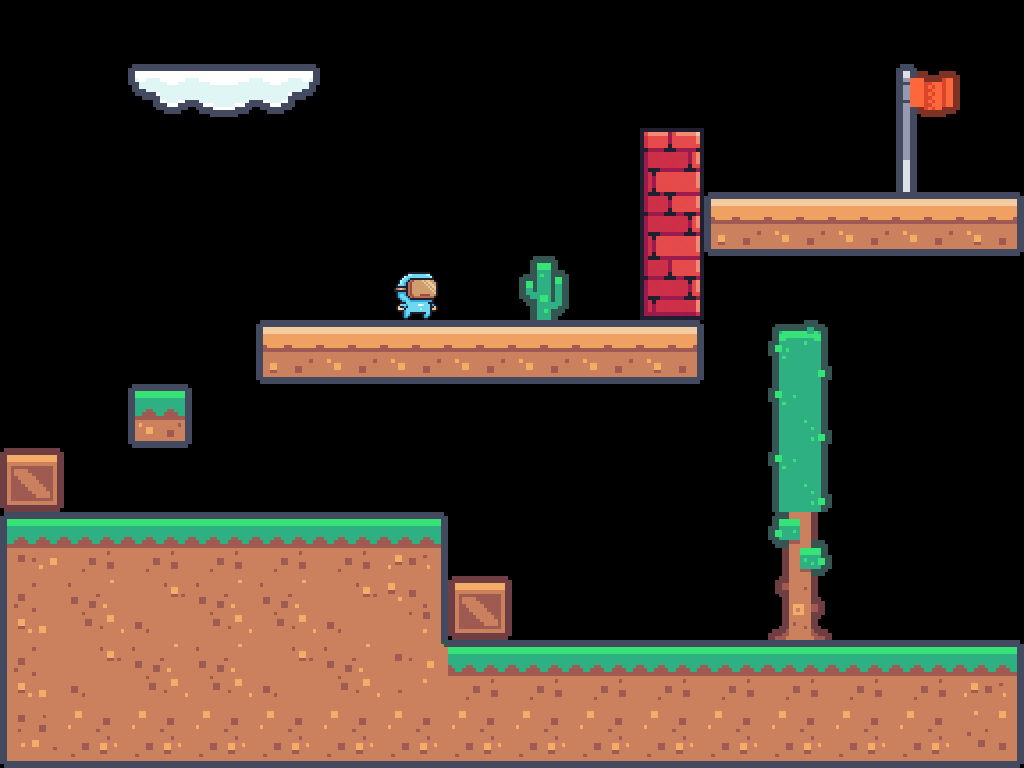

A level layout from a 2D game, rendered from its tile map. Below: a short description, then the map file with its tile-grid data intact:
An orthogonal 16x12 tile map with 64x64 px tiles, 7 tile layers (Background, NPC, Finish, Spike, ...), 3 tilesets and 3 objects (Apple, Banana, Player).

<map version="1.10" tiledversion="1.11.0" orientation="orthogonal" renderorder="right-down" width="16" height="12" tilewidth="64" tileheight="64" infinite="0" nextlayerid="10" nextobjectid="9">
 <tileset firstgid="1" name="tileset" tilewidth="64" tileheight="64" tilecount="180" columns="20">
  <image source="../assets/Tileset/tileset.png" width="1280" height="576" />
 </tileset>
 <tileset firstgid="181" name="wall" tilewidth="64" tileheight="64" tilecount="3" columns="1">
  <image source="../assets/Tileset/wall.png" width="64" height="192" />
 </tileset>
 <tileset firstgid="184" name="npc" tilewidth="64" tileheight="64" tilecount="1" columns="1">
  <image source="../assets/Tileset/npc.png" width="64" height="64" />
 </tileset>
 <layer id="3" name="Background" width="16" height="12">
  <data encoding="csv">
0,0,0,0,0,0,0,0,0,0,0,0,0,0,0,0,
0,0,154,155,156,0,0,0,0,0,0,0,0,0,0,0,
0,0,0,0,0,0,0,0,0,0,0,0,0,0,0,0,
0,0,0,0,0,0,0,0,0,0,0,0,0,0,0,0,
0,0,0,0,0,0,0,0,128,0,0,0,0,0,0,0,
0,0,0,0,0,0,0,0,0,0,0,0,37,0,0,0,
0,0,0,0,0,0,0,0,0,0,0,0,57,0,0,0,
0,0,0,0,0,0,0,0,0,0,0,0,57,0,0,0,
0,0,0,0,0,0,0,0,0,0,0,0,97,0,0,0,
0,0,0,0,0,0,0,0,0,0,0,0,138,0,0,0,
0,0,0,0,0,0,0,0,0,0,0,0,0,0,0,0,
0,0,0,0,0,0,0,0,0,0,0,0,0,0,0,0
</data>
 </layer>
 <layer id="6" name="NPC" width="16" height="12">
  <data encoding="csv">
0,0,0,0,0,0,0,0,0,0,0,0,0,0,0,0,
0,0,0,0,0,0,0,0,0,0,0,0,0,0,0,0,
0,0,0,0,0,0,0,0,0,0,0,0,0,0,0,0,
0,0,0,0,0,0,0,0,0,0,0,0,0,0,0,0,
0,0,0,0,0,0,184,0,0,0,0,0,0,0,0,0,
0,0,0,0,0,0,0,0,0,0,0,0,0,0,0,0,
0,0,0,0,0,0,0,0,0,0,0,0,0,0,0,0,
0,0,0,0,0,0,0,0,0,0,0,0,0,0,0,0,
0,0,0,0,0,0,0,0,0,0,0,0,0,0,0,0,
0,0,0,0,0,0,0,0,0,0,0,0,0,0,0,0,
0,0,0,0,0,0,0,0,0,0,0,0,0,0,0,0,
0,0,0,0,0,0,0,0,0,0,0,0,0,0,0,0
</data>
 </layer>
 <layer id="4" name="Finish" width="16" height="12">
  <data encoding="csv">
0,0,0,0,0,0,0,0,0,0,0,0,0,0,0,0,
0,0,0,0,0,0,0,0,0,0,0,0,0,0,112,0,
0,0,0,0,0,0,0,0,0,0,0,0,0,0,132,0,
0,0,0,0,0,0,0,0,0,0,0,0,0,0,0,0,
0,0,0,0,0,0,0,0,0,0,0,0,0,0,0,0,
0,0,0,0,0,0,0,0,0,0,0,0,0,0,0,0,
0,0,0,0,0,0,0,0,0,0,0,0,0,0,0,0,
0,0,0,0,0,0,0,0,0,0,0,0,0,0,0,0,
0,0,0,0,0,0,0,0,0,0,0,0,0,0,0,0,
0,0,0,0,0,0,0,0,0,0,0,0,0,0,0,0,
0,0,0,0,0,0,0,0,0,0,0,0,0,0,0,0,
0,0,0,0,0,0,0,0,0,0,0,0,0,0,0,0
</data>
 </layer>
 <objectgroup id="7" name="Fruits">
  <object id="7" name="Apple" x="36" y="226.667" width="64" height="64" />
  <object id="8" name="Banana" x="762.667" y="54.6667" width="64" height="64" />
 </objectgroup>
 <layer id="8" name="Spike" width="16" height="12">
  <data encoding="csv">
0,0,0,0,0,0,0,0,0,0,0,0,0,0,0,0,
0,0,0,0,0,0,0,0,0,0,0,0,0,0,0,0,
0,0,0,0,0,0,0,0,0,0,0,0,0,0,0,0,
0,0,0,0,0,0,0,0,0,0,0,0,0,0,0,0,
0,0,0,0,0,0,0,0,0,0,0,0,0,0,0,0,
0,0,0,0,0,0,0,0,0,0,0,0,0,0,0,0,
0,0,0,0,0,0,0,0,0,0,0,0,0,0,0,0,
0,0,0,0,0,0,0,0,0,0,0,0,0,0,0,0,
0,0,0,0,0,0,0,0,0,0,0,0,0,0,0,0,
0,0,0,0,0,0,0,0,0,0,0,0,0,0,0,0,
0,0,0,0,0,0,0,0,0,0,0,0,0,0,0,0,
0,0,0,0,0,0,0,0,0,0,0,0,0,0,0,0
</data>
 </layer>
 <layer id="9" name="Enemy" width="16" height="12">
  <data encoding="csv">
0,0,0,0,0,0,0,0,0,0,0,0,0,0,0,0,
0,0,0,0,0,0,0,0,0,0,0,0,0,0,0,0,
0,0,0,0,0,0,0,0,0,0,0,0,0,0,0,0,
0,0,0,0,0,0,0,0,0,0,0,0,0,0,0,0,
0,0,0,0,0,0,0,0,0,0,0,0,0,0,0,0,
0,0,0,0,0,0,0,0,0,0,0,0,0,0,0,0,
0,0,0,0,0,0,0,0,0,0,0,0,0,0,0,0,
0,0,0,0,0,0,0,0,0,0,0,0,0,0,0,0,
0,0,0,0,0,0,0,0,0,0,0,0,0,0,0,0,
0,0,0,0,0,0,0,0,0,0,0,0,0,0,0,0,
0,0,0,0,0,0,0,0,0,0,0,0,0,0,0,0,
0,0,0,0,0,0,0,0,0,0,0,0,0,0,0,0
</data>
 </layer>
 <layer id="5" name="Wall" width="16" height="12">
  <data encoding="csv">
0,0,0,0,0,0,0,0,0,0,0,0,0,0,0,0,
0,0,0,0,0,0,0,0,0,0,0,0,0,0,0,0,
0,0,0,0,0,0,0,0,0,0,181,0,0,0,0,0,
0,0,0,0,0,0,0,0,0,0,182,0,0,0,0,0,
0,0,0,0,0,0,0,0,0,0,183,0,0,0,0,0,
0,0,0,0,0,0,0,0,0,0,0,0,0,0,0,0,
0,0,0,0,0,0,0,0,0,0,0,0,0,0,0,0,
0,0,0,0,0,0,0,0,0,0,0,0,0,0,0,0,
0,0,0,0,0,0,0,0,0,0,0,0,0,0,0,0,
0,0,0,0,0,0,0,0,0,0,0,0,0,0,0,0,
0,0,0,0,0,0,0,0,0,0,0,0,0,0,0,0,
0,0,0,0,0,0,0,0,0,0,0,0,0,0,0,0
</data>
 </layer>
 <objectgroup id="2" name="Objects">
  <object id="3" name="Player" x="930.667" y="562.667">
   <point />
  </object>
 </objectgroup>
 <layer id="1" name="Main" width="16" height="12">
  <data encoding="csv">
0,0,0,0,0,0,0,0,0,0,0,0,0,0,0,0,
0,0,0,0,0,0,0,0,0,0,0,0,0,0,0,0,
0,0,0,0,0,0,0,0,0,0,0,0,0,0,0,0,
0,0,0,0,0,0,0,0,0,0,0,42,43,43,43,44,
0,0,0,0,0,0,0,0,0,0,0,0,0,0,0,0,
0,0,0,0,42,43,43,43,43,43,44,0,0,0,0,0,
0,0,1,0,0,0,0,0,0,0,0,0,0,0,0,0,
27,0,0,0,0,0,0,0,0,0,0,0,0,0,0,0,
22,23,23,23,23,23,24,0,0,0,0,0,0,0,0,0,
122,123,105,123,123,105,124,27,0,0,0,0,0,0,0,0,
122,105,123,123,105,123,25,23,23,23,23,23,23,23,23,24,
142,143,143,143,143,143,143,143,143,143,143,143,143,143,143,144
</data>
 </layer>
</map>
